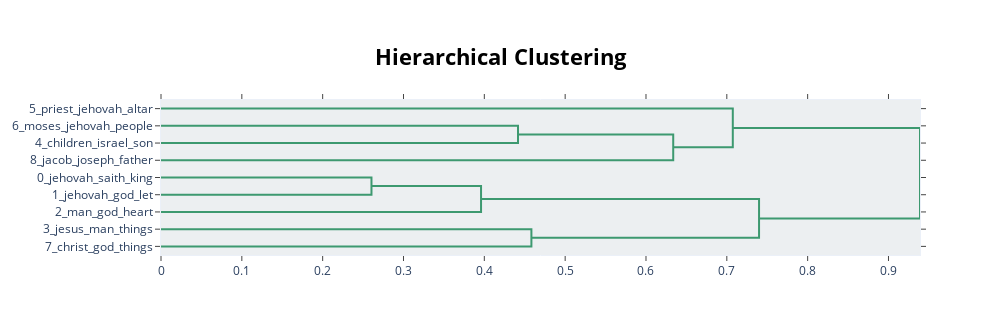

Notebook source saved alongside this figure:
### Code cell
# Topic hierarchy
topic_model.visualize_hierarchy()

### Figure 1 — Plotly figure (JSON) as saved in the notebook; plotly's stock layout.template omitted (floating-point values rounded to 4 significant figures)
{"data": [{"hoverinfo": "text", "marker": {"color": "rgb(61,153,112)"}, "mode": "lines", "type": "scatter", "x": [0, 0.4417, 0.4417, 0], "xaxis": "x", "y": [-15, -15, -25, -25], "yaxis": "y"}, {"hoverinfo": "text", "marker": {"color": "rgb(61,153,112)"}, "mode": "lines", "type": "scatter", "x": [0.4417, 0.6337, 0.6337, 0], "xaxis": "x", "y": [-20, -20, -35, -35], "yaxis": "y"}, {"hoverinfo": "text", "marker": {"color": "rgb(61,153,112)"}, "mode": "lines", "type": "scatter", "x": [0, 0.7074, 0.7074, 0.6337], "xaxis": "x", "y": [-5, -5, -27.5, -27.5], "yaxis": "y"}, {"hoverinfo": "text", "marker": {"color": "rgb(61,153,112)"}, "mode": "lines", "type": "scatter", "x": [0, 0.2604, 0.2604, 0], "xaxis": "x", "y": [-45, -45, -55, -55], "yaxis": "y"}, {"hoverinfo": "text", "marker": {"color": "rgb(61,153,112)"}, "mode": "lines", "type": "scatter", "x": [0.2604, 0.3959, 0.3959, 0], "xaxis": "x", "y": [-50, -50, -65, -65], "yaxis": "y"}, {"hoverinfo": "text", "marker": {"color": "rgb(61,153,112)"}, "mode": "lines", "type": "scatter", "x": [0, 0.4582, 0.4582, 0], "xaxis": "x", "y": [-75, -75, -85, -85], "yaxis": "y"}, {"hoverinfo": "text", "marker": {"color": "rgb(61,153,112)"}, "mode": "lines", "type": "scatter", "x": [0.3959, 0.7399, 0.7399, 0.4582], "xaxis": "x", "y": [-57.5, -57.5, -80, -80], "yaxis": "y"}, {"hoverinfo": "text", "marker": {"color": "rgb(61,153,112)"}, "mode": "lines", "type": "scatter", "x": [0.7074, 0.939, 0.939, 0.7399], "xaxis": "x", "y": [-16.25, -16.25, -68.75, -68.75], "yaxis": "y"}], "layout": {"autosize": false, "height": 335, "hoverlabel": {"bgcolor": "white", "font": {"family": "Rockwell", "size": 16}}, "hovermode": "closest", "plot_bgcolor": "#ECEFF1", "showlegend": false, "title": {"font": {"color": "Black", "size": 22}, "text": "<b>Hierarchical Clustering</b>", "x": 0.5, "xanchor": "center", "yanchor": "top"}, "width": 1000, "xaxis": {"mirror": "allticks", "rangemode": "tozero", "showgrid": false, "showline": true, "showticklabels": true, "ticks": "outside", "type": "linear", "zeroline": false}, "yaxis": {"mirror": "allticks", "range": [-90, 0], "rangemode": "tozero", "showgrid": false, "showline": true, "showticklabels": true, "tickmode": "array", "ticks": "outside", "ticktext": ["5_priest_jehovah_altar", "6_moses_jehovah_people", "4_children_israel_son", "8_jacob_joseph_father", "0_jehovah_saith_king", "1_jehovah_god_let", "2_man_god_heart", "3_jesus_man_things", "7_christ_god_things"], "tickvals": [-5, -15, -25, -35, -45, -55, -65, -75, -85], "type": "linear", "zeroline": false}}}
